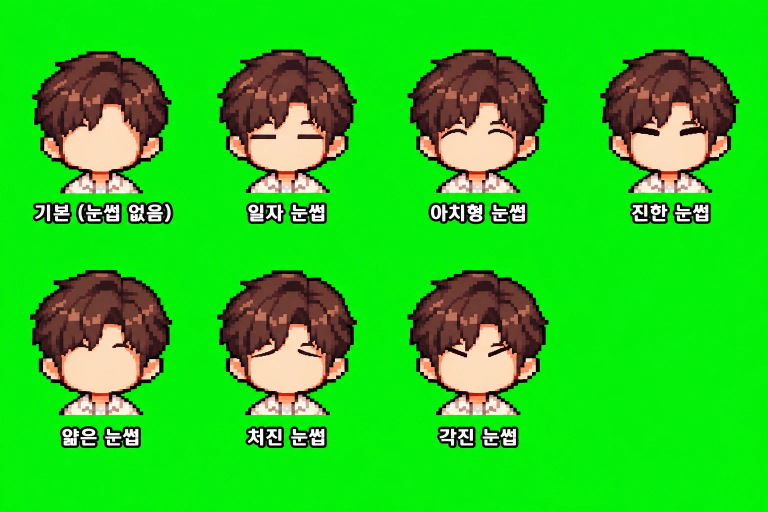
#> input picture parts-raw/sheet_brows.webp, 1536 x 1024 px (shown at 1/2 size)
$ python -i clean_bodies.py   (imports and definitions only)
#> lines starting #> are read from the running program, lines starting #| are printed output that depends on the picture
"""몸통 가장자리 정리: 1~2px짜리 가는 선(머리카락 외곽선·옆 사람 조각)과 떨어진 티끌을 지운다.

사용법: python tools/clean_bodies.py
"""
import json
import sys
from pathlib import Path

from PIL import Image, ImageFilter

ROOT = Path(__file__).resolve().parent.parent
PARTS = ROOT / 'public' / 'parts'


# [33 lines left out: function mirror_fill, not called in this run]


def clean(img):
    alpha = img.getchannel('A').point(lambda v: 255 if v > 40 else 0)
    # 열기(침식→팽창): 3px보다 가는 돌출부는 사라지고, 두꺼운 몸통 외곽선은 그대로 돌아온다
    opened = alpha.filter(ImageFilter.MinFilter(3)).filter(ImageFilter.MaxFilter(3))
    px = img.load()
    op = opened.load()
    w, h = img.size
    removed = 0
    for y in range(h):
        for x in range(w):
            if px[x, y][3] > 40 and op[x, y] == 0:
                px[x, y] = (0, 0, 0, 0)
                removed += 1
    # 위쪽 25%: 어깨 위에 남은 머리카락 외곽선(3~4px 두께, 어두운 색)은 더 큰 틀로 한 번 더
    alpha = img.getchannel('A').point(lambda v: 255 if v > 40 else 0)
    opened5 = alpha.filter(ImageFilter.MinFilter(5)).filter(ImageFilter.MaxFilter(5)).load()
    for y in range(int(h * 0.25)):
        for x in range(w):
            p = px[x, y]
            if p[3] > 40 and opened5[x, y] == 0 and 0.299 * p[0] + 0.587 * p[1] + 0.114 * p[2] < 110:
                px[x, y] = (0, 0, 0, 0)
                removed += 1
    # 떨어진 작은 조각 제거
    sys.path.insert(0, str(Path(__file__).parent))
    from chroma import drop_specks
    drop_specks(img, keep_ratio=0.03)
    return removed


# [10 lines left out: function main, not called in this run]


# [2 lines not run here, left out]

>>> import cv2
>>> picture = cv2.imread('../parts-raw/sheet_brows.webp', cv2.IMREAD_GRAYSCALE)
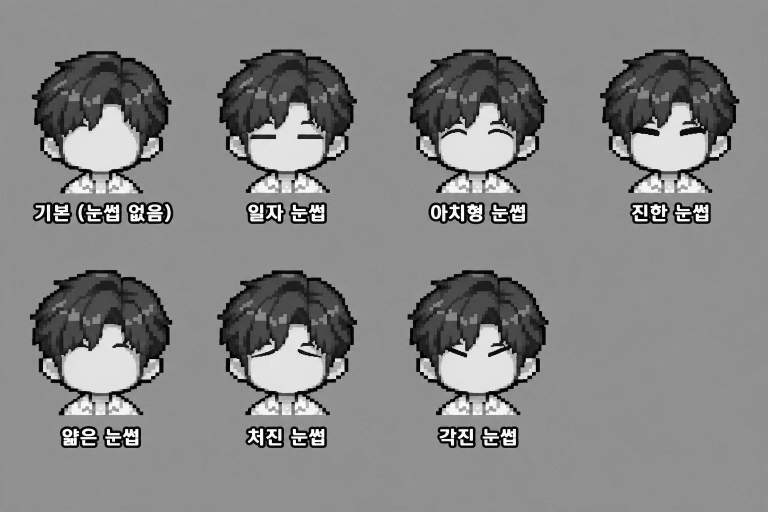
#> picture: shape (1024, 1536) (shown at 1/2 size); min 0, max 255, mean 133.2
#> (the run stopped early here; a loop or call above may not have finished)

$ run again, on parts-raw/sheet_eyes.webp
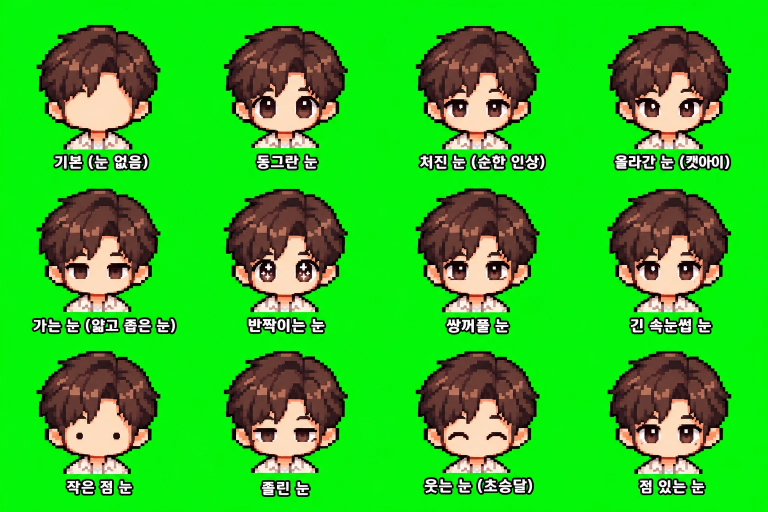
#> input picture parts-raw/sheet_eyes.webp, 1536 x 1024 px (shown at 1/2 size)
#> `picture = cv2.imread('../parts-raw/sheet_brows.webp', cv2.IMREAD_GRAYS..`:
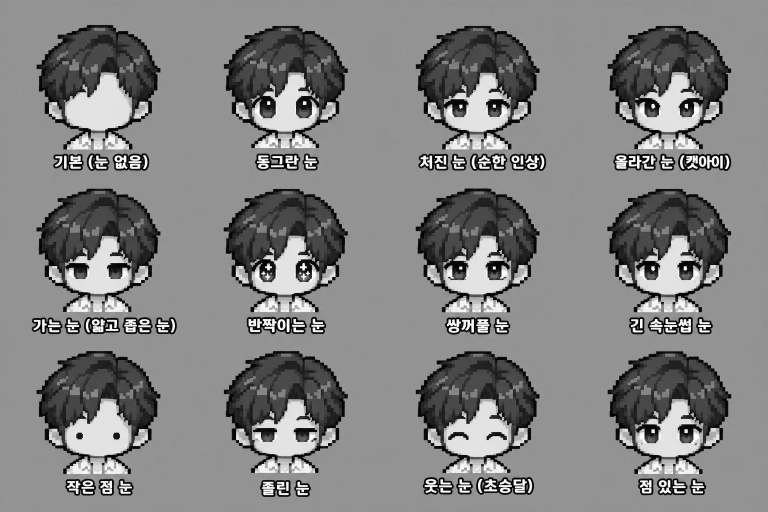
#> picture: shape (1024, 1536) (shown at 1/2 size); min 0, max 255, mean 129.2
